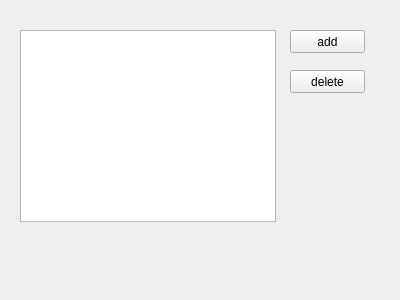
<?xml version="1.0" encoding="UTF-8"?>
<ui version="4.0">
 <class>ContacTable</class>
 <widget class="QWidget" name="ContacTable">
  <property name="geometry">
   <rect>
    <x>0</x>
    <y>0</y>
    <width>400</width>
    <height>300</height>
   </rect>
  </property>
  <property name="windowTitle">
   <string>Contact</string>
  </property>
  <widget class="QTableWidget" name="table">
   <property name="geometry">
    <rect>
     <x>20</x>
     <y>30</y>
     <width>256</width>
     <height>192</height>
    </rect>
   </property>
  </widget>
  <widget class="QPushButton" name="addBtn">
   <property name="geometry">
    <rect>
     <x>290</x>
     <y>30</y>
     <width>75</width>
     <height>23</height>
    </rect>
   </property>
   <property name="text">
    <string>add</string>
   </property>
  </widget>
  <widget class="QPushButton" name="deleteBtn">
   <property name="geometry">
    <rect>
     <x>290</x>
     <y>70</y>
     <width>75</width>
     <height>23</height>
    </rect>
   </property>
   <property name="text">
    <string>delete</string>
   </property>
  </widget>
 </widget>
 <resources/>
 <connections/>
</ui>
